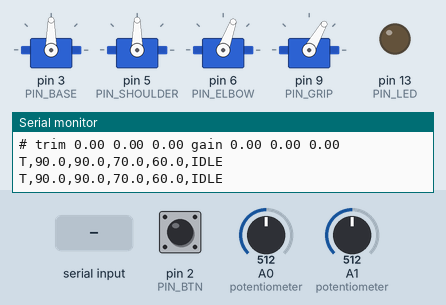
The sketch below on a simulated Arduino Uno, built with avr-gcc and run on an emulated ATmega328P. Parts: 4 × servo, output pins drawn as LEDs (lit = HIGH), the last lines printed to the serial monitor. The test bench sets the inputs (shaded band); at power-on: pin 2 (PIN_BTN) HIGH, A0 (potentiometer) = 512, A1 (potentiometer) = 512.

Above: at 1.2 s.
1.3 s: pin 2 (PIN_BTN) pulled LOW for 0.15 s
At 1.45 s:
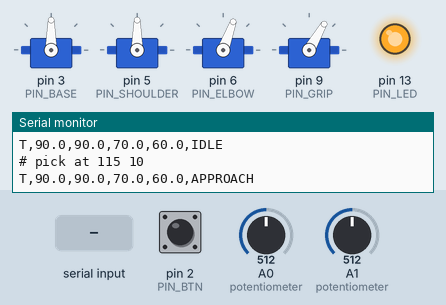
4.3 s: "X90\n" received over Serial
At 5.3 s:
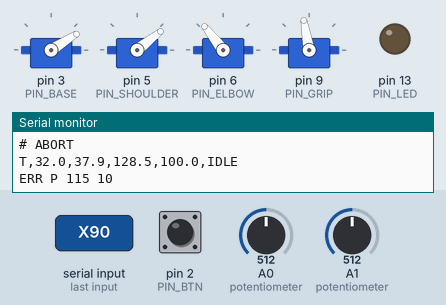
5.8 s: "O\n" received over Serial
At 7.7 s:
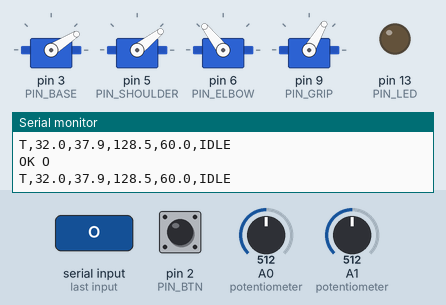
8.0 s: pin 2 (PIN_BTN) pulled LOW for 1 s
At 9.37 s:
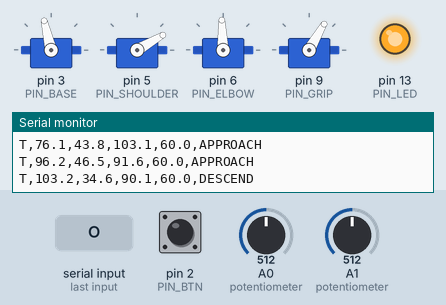
11.3 s: "C\n" received over Serial
At 14.1 s:
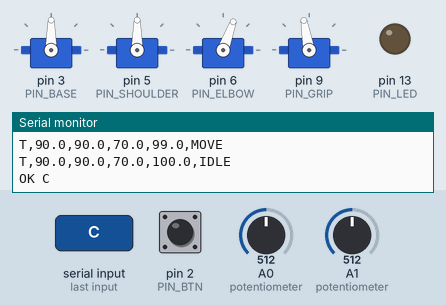
14.3 s: "H\n" received over Serial
At 14.45 s:
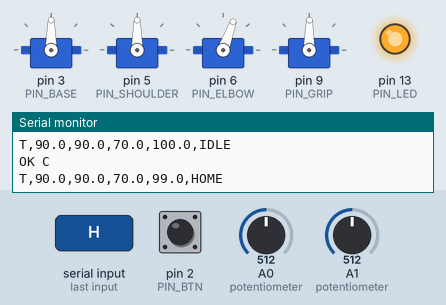
Timing chart, 0 to 17.3 s (numbered marks = the images above; inputs shaded):
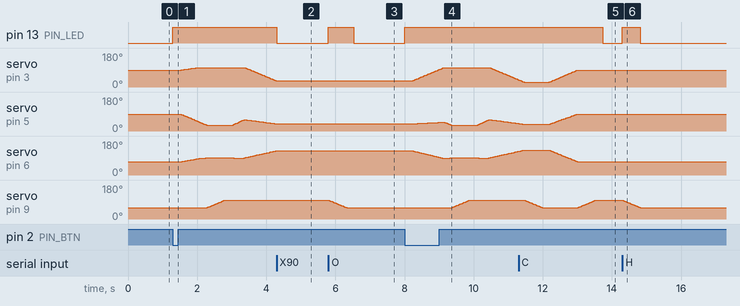

Measured:
- after the input at 1.3 s, pin 13 (PIN_LED): LOW → HIGH at once; servo on pin 3 (PIN_BASE): rises from 90° to 103° in 0.49 s, then falls to 33° in 2.2 s; servo on pin 9 (PIN_GRIP): moves from 60° to 100° over 0.50 s, starting after 1.0 s
- after the input at 4.3 s, pin 13 (PIN_LED): HIGH → LOW at once; servo on pin 3 (PIN_BASE): goes on until 4.3 s, then stays 32°
- after the input at 5.8 s, pin 13 (PIN_LED): LOW → HIGH at once, → LOW 0.72 s later; servo on pin 9 (PIN_GRIP): moves from 100° to 60° over 0.52 s, starting at once
- after the input at 8.0 s, pin 13 (PIN_LED): LOW → HIGH at once; servo on pin 3 (PIN_BASE): rises from 32° to 103° in 0.92 s, then falls to 39° in 2.1 s; servo on pin 9 (PIN_GRIP): moves from 60° to 100° over 0.50 s, starting after 1.4 s
- after the input at 11.3 s, pin 13 (PIN_LED): HIGH → LOW after 2.4 s instead of 1.7 s
- after the input at 14.3 s, pin 13 (PIN_LED): LOW → HIGH at once, → LOW 0.52 s later; servo on pin 9 (PIN_GRIP): moves from 100° to 60° over 0.52 s, starting at once

The sketch:

mars_arm.ino
```cpp
// Mars sample-collection arm: firmware for Arduino Uno + 4 hobby servos.
// Runs unchanged in Wokwi and on real hardware (set SIM_POTS to 0 for real).
//
// Serial protocol, 115200 baud, one command per line:
//   P x y        pick the sample at table position (mm) and drop it in the bin
//   G x y z      move the gripper tip to x y z (mm)
//   J b s e g    raw servo angles in degrees (base shoulder elbow gripper)
//   O / C        open / close gripper
//   H            home pose
//   X            abort the current motion
//   M ms         Mars comms delay: later commands wait ms before they arrive
//   Z b s e      servo trim offsets in degrees (base shoulder elbow); Z alone prints the trim
//   K b s e      servo trim gains in percent
//   ?            help
// Replies: "OK ...", "ERR ...", "# comment", and telemetry "T,b,s,e,g,phase"
// (four times a second while moving, once a second when idle).
//
// Table frame: origin at the base axis on the table, x forward, y left, z up.

#include <EEPROM.h>
#include <Servo.h>

#define SIM_POTS 1  // 1 = Wokwi sliders on A0/A1 set the demo rock position

const uint8_t PIN_BASE = 3, PIN_SHOULDER = 5, PIN_ELBOW = 6, PIN_GRIP = 9;
const uint8_t PIN_BTN = 2, PIN_LED = 13;

// Arm geometry in mm. These match the printed micro-servo arm in cad/build_parts.py.
const float L1 = 80.0;       // shoulder axis to elbow axis
const float L2 = 85.0;       // elbow axis to the middle of the jaws
const float BASE_H = 46.2;   // table to shoulder axis
const float GRIP_Y = -16.5;  // sideways offset of the jaws from the arm's plane (+ is left)

// Servo calibration: servo angle = ZERO + DIR * joint angle. If a joint moves
// the wrong way on your build, flip its DIR; if it is offset, change its ZERO.
const float BASE_DIR = 1;
const float SHOULDER_ZERO = 0, SHOULDER_DIR = 1;  // joint angle: upper arm above horizontal
const float ELBOW_ZERO = 0, ELBOW_DIR = 1;        // joint angle: between upper arm and forearm
const float GRIP_OPEN = 60.0, GRIP_CLOSED = 100.0;

// Joint limits in degrees, so the arm never folds into itself or the table.
const float UPPER_MIN = -10, UPPER_MAX = 120, INNER_MIN = 45, INNER_MAX = 150;

const float HOME_POSE[4] = {90, SHOULDER_ZERO + SHOULDER_DIR * 90, ELBOW_ZERO + ELBOW_DIR * 70, GRIP_OPEN};
const float Z_HOVER = 45, Z_GRIP = 14, Z_CARRY = 75;  // carry height clears the bin rim
const float BIN_X = 50, BIN_Y = -140;

const float STEP_DEG = 1.0;    // joint interpolation resolution
const uint8_t STEP_MS = 12;    // ~80 deg/s
const float SEGMENT_MM = 10;   // straight-line moves are cut into these

// Servo trim. No hobby servo goes exactly where it is told: the horn only fits in steps of
// about 17 degrees, and its travel is a few percent more or less than 180. A real joint ends up at
//   angle = 90 + (commanded - 90) * (1 + gain) + offset
// so writeServo() commands the angle that cancels that. The ground station measures the
// offsets and gains with its camera (key T) and stores them here with Z and K; they are kept
// in EEPROM, so they survive power-off.
float trimOffset[3] = {0, 0, 0};  // degrees: base, shoulder, elbow
float trimGain[3] = {0, 0, 0};    // percent
const uint8_t TRIM_SAVED = 0x5A;  // marks an EEPROM that holds a trim

Servo servos[4];
const uint8_t SERVO_PINS[4] = {PIN_BASE, PIN_SHOULDER, PIN_ELBOW, PIN_GRIP};
float cur[4];                  // current servo angles
float tip[3];                  // last commanded tip position
bool tipKnown = false;
const char *phase = "IDLE";

// Commands wait here until their Mars delay has elapsed.
const uint8_t LINE_MAX = 32;   // longest command, including its terminator
struct Pending { char text[LINE_MAX]; unsigned long due; bool used; };
Pending queue[4];
char line[LINE_MAX];
uint8_t lineLen = 0;
bool lineTooLong = false;
unsigned long marsDelay = 0;
unsigned long lastTelemetry = 0;

void writeServo(uint8_t i) {
  float angle = cur[i];
  if (i < 3) angle = 90 + (angle - 90 - trimOffset[i]) / (1 + trimGain[i] / 100);
  angle = constrain(angle, 0, 180);
  servos[i].writeMicroseconds(544 + (int)(angle * (2400.0 - 544.0) / 180.0));
}

void printTrim() {
  Serial.print(F("# trim"));
  for (uint8_t i = 0; i < 3; i++) { Serial.print(' '); Serial.print(trimOffset[i], 2); }
  Serial.print(F(" gain"));
  for (uint8_t i = 0; i < 3; i++) { Serial.print(' '); Serial.print(trimGain[i], 2); }
  Serial.println();
}

void loadTrim() {
  if (EEPROM.read(0) != TRIM_SAVED) return;
  EEPROM.get(1, trimOffset);
  EEPROM.get(1 + sizeof(trimOffset), trimGain);
  for (uint8_t i = 0; i < 3; i++) {  // a corrupted EEPROM must not throw the arm around
    if (!(fabs(trimOffset[i]) <= 20) || !(fabs(trimGain[i]) <= 15)) {
      for (uint8_t j = 0; j < 3; j++) trimOffset[j] = trimGain[j] = 0;
      return;
    }
  }
}

void saveTrim() {
  EEPROM.update(0, TRIM_SAVED);
  EEPROM.put(1, trimOffset);
  EEPROM.put(1 + sizeof(trimOffset), trimGain);
}

void telemetry(bool force) {
  if (!force && millis() - lastTelemetry < 250) return;
  lastTelemetry = millis();
  Serial.print(F("T,"));
  for (uint8_t i = 0; i < 4; i++) { Serial.print(cur[i], 1); Serial.print(','); }
  Serial.println(phase);
}

void enqueue(const char *text) {
  if (text[0] == 'M') {  // ground-station setting, applies immediately
    marsDelay = strtoul(text + 1, NULL, 10);
    Serial.print(F("OK comms delay ms=")); Serial.println(marsDelay);
    return;
  }
  for (uint8_t i = 0; i < 4; i++) {
    if (queue[i].used) continue;
    strncpy(queue[i].text, text, sizeof(queue[i].text) - 1);
    queue[i].text[sizeof(queue[i].text) - 1] = 0;
    queue[i].due = millis() + marsDelay;
    queue[i].used = true;
    if (marsDelay) {
      Serial.print(F("# uplink '")); Serial.print(text);
      Serial.print(F("' arrives in ms=")); Serial.println(marsDelay);
    }
    return;
  }
  Serial.println(F("ERR queue full"));
}

void pollSerial() {
  while (Serial.available()) {
    char c = Serial.read();
    if (c == '\n' || c == '\r') {
      if (lineTooLong) Serial.println(F("ERR line too long"));  // never act on a cut-off command
      else if (lineLen) { line[lineLen] = 0; enqueue(line); }
      lineLen = 0;
      lineTooLong = false;
    } else if (lineLen < sizeof(line) - 1) {
      line[lineLen++] = c;
    } else {
      lineTooLong = true;
    }
  }
}

// Index of the arrived command that is due first, or -1.
int8_t nextArrived() {
  int8_t best = -1;
  unsigned long now = millis();
  for (uint8_t i = 0; i < 4; i++) {
    if (!queue[i].used || (long)(now - queue[i].due) < 0) continue;
    if (best < 0 || (long)(queue[i].due - queue[best].due) < 0) best = i;
  }
  return best;
}

bool abortArrived() {
  pollSerial();
  unsigned long now = millis();
  for (uint8_t i = 0; i < 4; i++) {
    if (queue[i].used && queue[i].text[0] == 'X' && (long)(now - queue[i].due) >= 0) {
      queue[i].used = false;
      return true;
    }
  }
  return false;
}

// Interpolate all four servos to the target together. False if aborted.
bool moveTo(const float target[4]) {
  float start[4], maxDelta = 0;
  for (uint8_t i = 0; i < 4; i++) {
    start[i] = cur[i];
    maxDelta = max(maxDelta, (float)fabs(target[i] - cur[i]));
  }
  int steps = max(1, (int)(maxDelta / STEP_DEG));
  for (int s = 1; s <= steps; s++) {
    for (uint8_t i = 0; i < 4; i++) {
      cur[i] = start[i] + (target[i] - start[i]) * s / steps;
      writeServo(i);
    }
    delay(STEP_MS);
    telemetry(false);
    if (abortArrived()) {
      Serial.println(F("# ABORT"));
      tipKnown = false;
      return false;
    }
  }
  return true;
}

// Inverse kinematics: tip position (mm) to base/shoulder/elbow servo angles.
bool solveIK(float x, float y, float z, float out[3]) {
  float r = sqrt(x * x + y * y);
  if (r <= fabs(GRIP_Y) + 1) return false;
  float yaw = atan2(y, x) - asin(GRIP_Y / r);  // turn so the offset jaws land on the target
  float rp = sqrt(r * r - GRIP_Y * GRIP_Y);    // reach within the arm's vertical plane
  float zw = z - BASE_H;
  float d = sqrt(rp * rp + zw * zw);
  if (d > L1 + L2 - 2 || d < fabs(L1 - L2) + 2) return false;
  float upper = degrees(atan2(zw, rp) + acos((L1 * L1 + d * d - L2 * L2) / (2 * L1 * d)));
  float inner = degrees(acos((L1 * L1 + L2 * L2 - d * d) / (2 * L1 * L2)));
  if (upper < UPPER_MIN || upper > UPPER_MAX || inner < INNER_MIN || inner > INNER_MAX) return false;
  out[0] = 90 + BASE_DIR * degrees(yaw);
  out[1] = SHOULDER_ZERO + SHOULDER_DIR * upper;
  out[2] = ELBOW_ZERO + ELBOW_DIR * inner;
  for (uint8_t i = 0; i < 3; i++) if (out[i] < 0 || out[i] > 180) return false;
  return true;
}

// Move the tip in a straight line to x y z. False if unreachable or aborted.
bool lineTo(float x, float y, float z) {
  float from[3] = {x, y, z};
  uint8_t segments = 1;
  if (tipKnown) {
    float dx = x - tip[0], dy = y - tip[1], dz = z - tip[2];
    segments = max(1, (int)ceil(sqrt(dx * dx + dy * dy + dz * dz) / SEGMENT_MM));
    from[0] = tip[0]; from[1] = tip[1]; from[2] = tip[2];
  }
  for (uint8_t s = 1; s <= segments; s++) {
    float f = (float)s / segments, target[4];
    if (!solveIK(from[0] + (x - from[0]) * f, from[1] + (y - from[1]) * f,
                 from[2] + (z - from[2]) * f, target)) {
      Serial.println(F("ERR unreachable"));
      return false;
    }
    target[3] = cur[3];
    if (!moveTo(target)) return false;
  }
  tip[0] = x; tip[1] = y; tip[2] = z;
  tipKnown = true;
  return true;
}

// Swing to x y z in joint space (an arc around the base). Used for long
// transfers, where a straight line could cut too close to the base to reach.
bool swingTo(float x, float y, float z) {
  tipKnown = false;
  return lineTo(x, y, z);
}

bool grip(float angle) {
  float target[4] = {cur[0], cur[1], cur[2], angle};
  bool ok = moveTo(target);
  if (ok) delay(200);  // let the jaws settle
  return ok;
}

bool goHome() {
  phase = "HOME";
  tipKnown = false;
  return moveTo(HOME_POSE);
}

bool pick(float x, float y) {
  float probe[3];
  if (!solveIK(x, y, Z_GRIP, probe) || !solveIK(x, y, Z_HOVER, probe) || !solveIK(x, y, Z_CARRY, probe)) {
    Serial.println(F("ERR target out of reach"));
    return false;
  }
  Serial.print(F("# pick at ")); Serial.print(x, 0); Serial.print(' '); Serial.println(y, 0);
  bool ok = true;
  phase = "APPROACH"; ok = ok && grip(GRIP_OPEN) && swingTo(x, y, Z_HOVER);
  phase = "DESCEND";  ok = ok && lineTo(x, y, Z_GRIP);
  phase = "GRIP";     ok = ok && grip(GRIP_CLOSED);
  phase = "LIFT";     ok = ok && lineTo(x, y, Z_CARRY);
  phase = "TO_BIN";   ok = ok && swingTo(BIN_X, BIN_Y, Z_CARRY);
  phase = "RELEASE";  ok = ok && grip(GRIP_OPEN);
  ok = ok && goHome();
  return ok;
}

uint8_t parseFloats(const char *s, float *out, uint8_t maxCount) {
  uint8_t n = 0;
  char *end;
  while (n < maxCount) {
    float v = strtod(s, &end);
    if (end == s || isnan(v) || isinf(v)) break;  // "nan" and "inf" parse as numbers; never send them to a servo
    out[n++] = v;
    s = end;
  }
  return n;
}

void execute(const char *cmd) {
  float v[4];
  uint8_t n = parseFloats(cmd + 1, v, 4);
  bool ok = false;
  digitalWrite(PIN_LED, HIGH);
  switch (cmd[0]) {
    case 'P': if (n == 2) ok = pick(v[0], v[1]); break;
    case 'G': if (n == 3) { phase = "MOVE"; ok = lineTo(v[0], v[1], v[2]); } break;
    case 'J':
      if (n == 4) {
        for (uint8_t i = 0; i < 4; i++) v[i] = constrain(v[i], 0, 180);
        phase = "MOVE"; tipKnown = false; ok = moveTo(v);
      }
      break;
    case 'O': phase = "MOVE"; ok = grip(GRIP_OPEN); break;
    case 'C': phase = "MOVE"; ok = grip(GRIP_CLOSED); break;
    case 'H': ok = goHome(); break;
    case 'X': ok = true; break;  // nothing was moving
    case 'Z':
    case 'K':
      if (n == 3) {
        float *trim = cmd[0] == 'Z' ? trimOffset : trimGain;
        float limit = cmd[0] == 'Z' ? 20 : 15;
        for (uint8_t i = 0; i < 3; i++) trim[i] = constrain(v[i], -limit, limit);
        saveTrim();
        for (uint8_t i = 0; i < 3; i++) writeServo(i);
      }
      if (n == 3 || n == 0) { printTrim(); ok = true; }
      break;
    case '?':
      Serial.println(F("# P x y | G x y z | J b s e g | O | C | H | X | M ms | Z b s e | K b s e"));
      printTrim();
      ok = true;
      break;
  }
  digitalWrite(PIN_LED, LOW);
  phase = "IDLE";
  telemetry(true);
  Serial.print(ok ? F("OK ") : F("ERR ")); Serial.println(cmd);
}

void setup() {
  Serial.begin(115200);
  pinMode(PIN_BTN, INPUT_PULLUP);
  pinMode(PIN_LED, OUTPUT);
  loadTrim();
  for (uint8_t i = 0; i < 4; i++) {
    cur[i] = HOME_POSE[i];
    servos[i].attach(SERVO_PINS[i]);
    writeServo(i);
  }
  Serial.println(F("# Mars arm ready. Try: P 120 20   (or press the green button)"));
  printTrim();
  telemetry(true);
}

void loop() {
  pollSerial();
  int8_t i = nextArrived();
  if (i >= 0) {
    char cmd[LINE_MAX];  // copied, because the slot is free again and a new command may land in it meanwhile
    strcpy(cmd, queue[i].text);
    queue[i].used = false;
    execute(cmd);
  }
  if (millis() - lastTelemetry >= 1000) telemetry(true);  // heartbeat: tells the ground station the link is alive
  if (digitalRead(PIN_BTN) == LOW) {
    float x = 120, y = 20;
#if SIM_POTS
    x = map(analogRead(A0), 0, 1023, 90, 140);
    y = map(analogRead(A1), 0, 1023, -40, 60);
#endif
    char cmd[20];
    snprintf(cmd, sizeof(cmd), "P %d %d", (int)x, (int)y);
    execute(cmd);
  }
}
```
